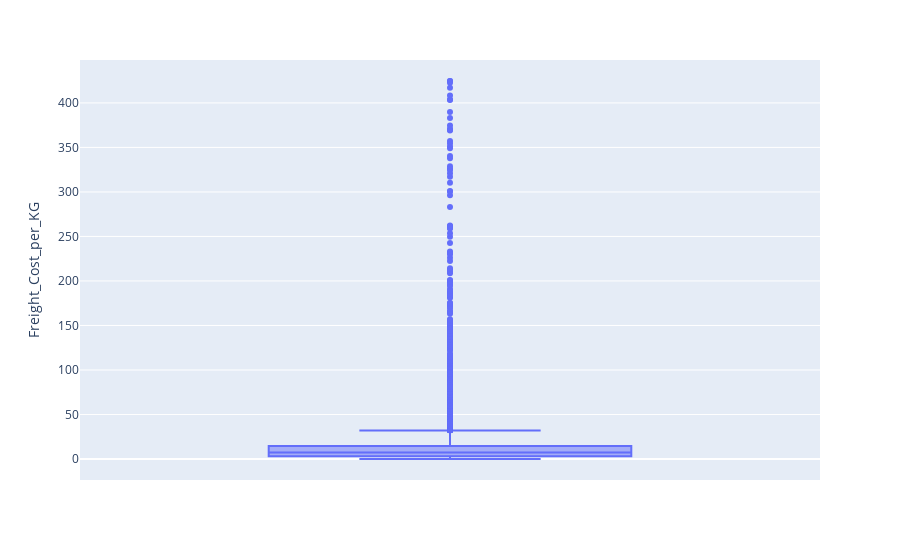

Write notebook code for a chart like this one.
### Code cell
#boxplot for cost per kg
fig = px.box(cost_per_kg_anamoly_removed, y='Freight_Cost_per_KG')
fig.show()
#we see a lot of outliers in this plot which indicates freight cost per kg can vary significantly for different shipment modes, weight and urgency of the delivery.

### Figure 1 — Plotly figure (JSON) as saved in the notebook; plotly's stock layout.template omitted (floating-point values rounded to 4 significant figures; data arrays with more than 128 entries replaced by an {"elided": "..."} marker saying what was removed)
{"data": [{"alignmentgroup": "True", "hovertemplate": "Freight_Cost_per_KG=%{y}<extra></extra>", "legendgroup": "", "marker": {"color": "#636efa"}, "name": "", "notched": false, "offsetgroup": "", "orientation": "v", "showlegend": false, "type": "box", "x0": " ", "xaxis": "x", "y": {"elided": "6051 float values"}, "y0": " ", "yaxis": "y"}], "layout": {"boxmode": "group", "legend": {"tracegroupgap": 0}, "margin": {"t": 60}, "xaxis": {"anchor": "y", "domain": [0, 1]}, "yaxis": {"anchor": "x", "domain": [0, 1], "title": {"text": "Freight_Cost_per_KG"}}}}
